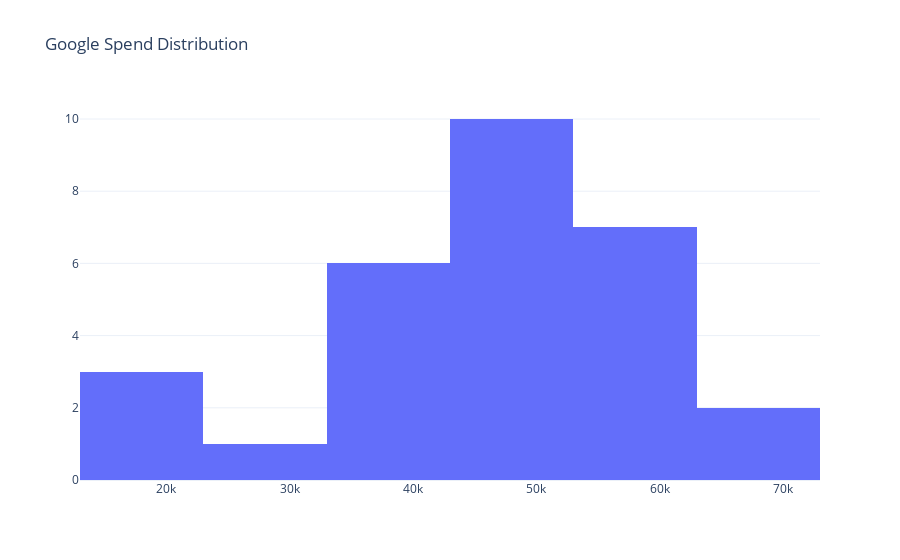

The notebook cell saved with this chart:
### Code cell
fig = go.Figure(data=go.Histogram(x=mx_data['google_spend'], xbins=dict(start=13000, end=68000, size=10000)))
fig.update_layout(title='Google Spend Distribution')
fig.show()

### Figure 1 — Plotly figure (JSON) as saved in the notebook; plotly's stock layout.template omitted (floating-point values rounded to 4 significant figures)
{"data": [{"type": "histogram", "x": [16810.0, 34300.0, 48260.0, 46990.0, 52440.0, 60150.0, 62310.0, 59400.0, 51270.0, 46480.0, 50310.0, 23640.0, 15850.0, 50450.0, 62270.0, 67490.0, 66380.0, 57830.0, 54880.0, 52600.0, 58320.0, 51460.0, 42450.0, 42560.0, 47520.0, 39830.0, 37380.0, 34170.0, 13670.0], "xbins": {"end": 68000, "size": 10000, "start": 13000}}], "layout": {"title": {"text": "Google Spend Distribution"}}}
